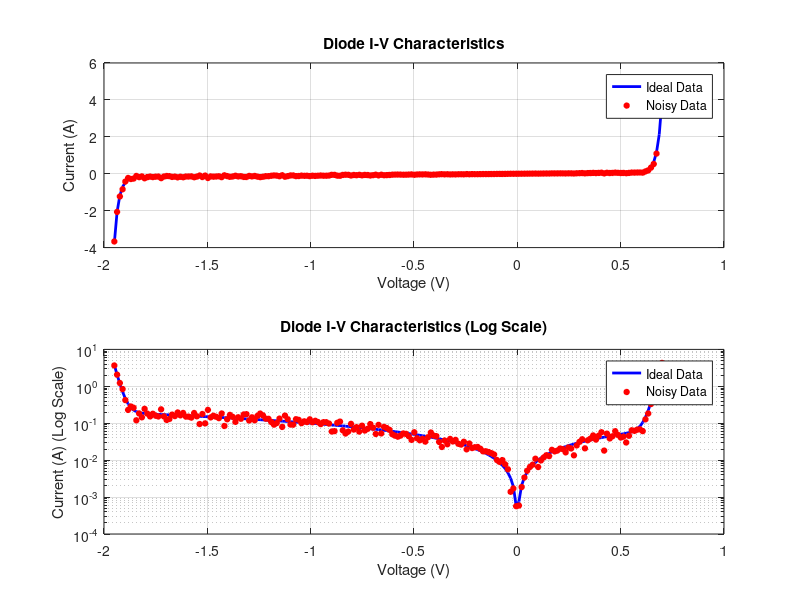
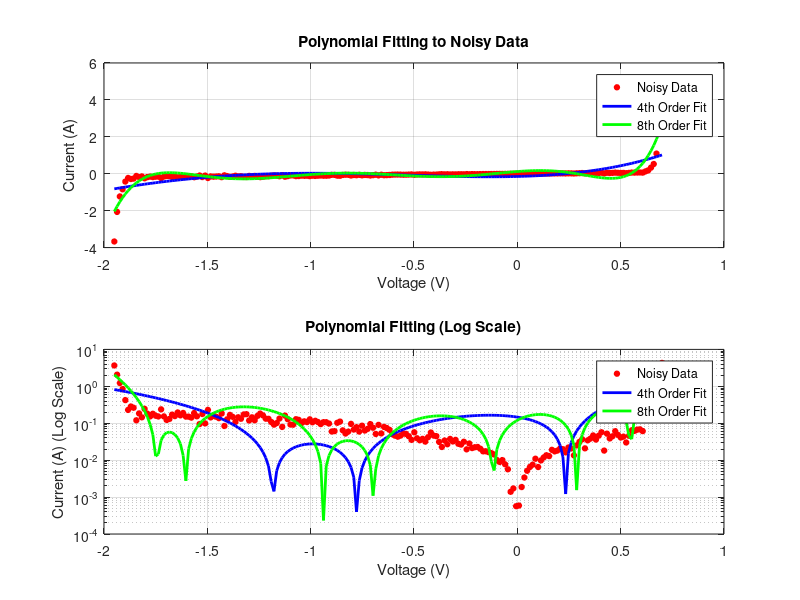

Here is the MATLAB script that generated these plots, in order: (Note: this script raises an error after producing the figures.)
% Given parameters
Is = 0.01e-12;  % Forward bias saturation current (0.01 pA)
Ib = 0.1e-12;   % Breakdown saturation current (0.1 pA)
Vb = 1.3;       % Breakdown voltage (V)
Gp = 0.1;       % Parasitic parallel conductance (Ω- ¹)

% Voltage vector from -1.95V to 0.7V with 200 steps
V = linspace(-1.95, 0.7, 200);

% Compute ideal diode current
I_ideally = Is .* (exp(1.2 .* V / 0.025) - 1) ... % Ideal diode term  
                + Gp .* V ... % Parallel resistor term  
                - Ib .* (exp(1.2 .* (- (V + Vb)) / 0.025) - 1); % Breakdown term
                
% Add 20% random noise to simulate experimental variation
noise = I_ideally .* (0.2 * randn(size(I_ideally)));
I_noisyy = I_ideally + noise;

% Plot data
figure;
subplot(2,1,1)
plot(V, I_ideally, 'b', 'LineWidth', 2); hold on;
plot(V, I_noisyy, 'ro', 'MarkerSize', 4, 'MarkerFaceColor', 'r');
xlabel('Voltage (V)');
ylabel('Current (A)');
title('Diode I-V Characteristics');
legend('Ideal Data', 'Noisy Data');
grid on;

% Logarithmic plot
subplot(2,1,2)
semilogy(V, abs(I_ideally), 'b', 'LineWidth', 2); hold on;
semilogy(V, abs(I_noisyy), 'ro', 'MarkerSize', 4, 'MarkerFaceColor', 'r');
xlabel('Voltage (V)');
ylabel('Current (A) (Log Scale)');
title('Diode I-V Characteristics (Log Scale)');
legend('Ideal Data', 'Noisy Data');
grid on;

% Compute polynomial fits (4th and 8th order)
p4 = polyfit(V, I_noisyy, 4);   % 4th order polynomial
p8 = polyfit(V, I_noisyy, 8);   % 8th order polynomial

% Evaluate polynomials at V points
I_poly4 = polyval(p4, V);
I_poly8 = polyval(p8, V);

% Plot original data and polynomial fits
figure;
subplot(2,1,1);
plot(V, I_noisyy, 'ro', 'MarkerSize', 4, 'MarkerFaceColor', 'r'); hold on;
plot(V, I_poly4, 'b', 'LineWidth', 2);
plot(V, I_poly8, 'g', 'LineWidth', 2);
xlabel('Voltage (V)');
ylabel('Current (A)');
title('Polynomial Fitting to Noisy Data');
legend('Noisy Data', '4th Order Fit', '8th Order Fit');
grid on;

% Logarithmic plot
subplot(2,1,2);
semilogy(V, abs(I_noisyy), 'ro', 'MarkerSize', 4, 'MarkerFaceColor', 'r'); hold on;
semilogy(V, abs(I_poly4), 'b', 'LineWidth', 2);
semilogy(V, abs(I_poly8), 'g', 'LineWidth', 2);
xlabel('Voltage (V)');
ylabel('Current (A) (Log Scale)');
title('Polynomial Fitting (Log Scale)');
legend('Noisy Data', '4th Order Fit', '8th Order Fit');
grid on;

% Given parameters (used for data generation)
Is = 0.01e-12;  % Forward bias saturation current (0.01 pA)
Ib = 0.1e-12;   % Breakdown saturation current (0.1 pA)
Vb = 1.3;       % Breakdown voltage (V)
Gp = 0.1;       % Parasitic parallel conductance (Ω⁻¹)

% Voltage vector from -1.95V to 0.7V with 200 steps
V = linspace(-1.95, 0.7, 200);

% Compute ideal diode current
I_ideally = Is .* (exp(1.2 .* V / 0.025) - 1) ... % Ideal diode term
         + Gp .* V ... % Parallel resistor term
         - Ib .* (exp(1.2 .* (- (V + Vb)) / 0.025) - 1); % Breakdown term

% Add 20% random noise to simulate experimental variation
noise = I_ideally .* (0.2 * randn(size(I_ideally))); 
I_noisyy = I_ideally + noise;

% Define the custom nonlinear model
model = fittype('A*(exp(1.2*x/0.025)-1) + B*x - C*(exp(1.2*(-(x+D))/0.025)-1)', ...
                'independent', 'x', 'coefficients', {'A', 'B', 'C', 'D'});

% Initial guesses for the parameters
initial_guesses = [1e-12, 0.01, 1e-12, 1];

% Fit the model to the noisy data
[fit_result, gof] = fit(V.', I_noisyy.', model, 'StartPoint', initial_guesses);

% Extract the fitted parameters
A_fit = fit_result.A;
B_fit = fit_result.B;
C_fit = fit_result.C;
D_fit = fit_result.D;

% Generate fitted current values
I_fit = A_fit * (exp(1.2 * V / 0.025) - 1) + B_fit * V - C_fit * (exp(1.2 * (-(V + D_fit)) / 0.025) - 1);

% Given known values for B and D (from Equation 1)
B_known = 0.01;  % B (Gp) = 0.01 from the original data generation
D_known = 1.3;   % D (Vb) = 1.3 from the original data generation

% Define the custom nonlinear model with B and D fixed
model_fixed_B_D = fittype('A*(exp(1.2*x/0.025)-1) + 0.01*x - C*(exp(1.2*(-(x+1.3))/0.025)-1)', ...
                          'independent', 'x', 'coefficients', {'A', 'C'});

% Initial guesses for parameters A and C
initial_guesses_fixed_B_D = [1e-12, 1e-12];  % Initial guesses for A and C

% Fit the model to the noisy data with B and D fixed
[fit_result_fixed_B_D, gof_fixed_B_D] = fit(V.', I_noisyy.', model_fixed_B_D, 'StartPoint', initial_guesses_fixed_B_D);

% Extract the fitted parameters A and C
A_fit_fixed_B_D = fit_result_fixed_B_D.A;
C_fit_fixed_B_D = fit_result_fixed_B_D.C;

% Generate fitted current values with B and D fixed
I_fit_fixed_B_D = A_fit_fixed_B_D * (exp(1.2 * V / 0.025) - 1) + B_known * V - C_fit_fixed_B_D * (exp(1.2 * (-(V + D_known)) / 0.025) - 1);

D = 1.3;  % Known value of D

% Define the custom nonlinear model with fixed D
model_fixed_D = fittype('A*(exp(1.2*x/0.025)-1) + B*x - C*(exp(1.2*(-(x+1.3))/0.025)-1)', ...
                        'independent', 'x', 'coefficients', {'A', 'B', 'C'});

% Initial guesses for parameters A, B, and C
initial_guesses_fixed_D = [1e-12, 0.01, 1e-12];  % Initial guesses for A, B, and C

% Fit the model to the noisy data with D fixed
[fit_result_fixed_D, gof_fixed_D] = fit(V.', I_noisyy.', model_fixed_D, 'StartPoint', initial_guesses_fixed_D);

% Extract the fitted parameters
A_fit_fixed_D = fit_result_fixed_D.A;
B_fit_fixed_D = fit_result_fixed_D.B;
C_fit_fixed_D = fit_result_fixed_D.C;

% Generate fitted current values with fixed D
I_fit_fixed_D = A_fit_fixed_D * (exp(1.2 * V / 0.025) - 1) + B_fit_fixed_D * V - C_fit_fixed_D * (exp(1.2 * (-(V + D)) / 0.025) - 1);

% Plot the data and the fitted curve with D fixed
figure;
subplot(2,1,1);
plot(V, I_noisyy, 'ro', 'MarkerSize', 4, 'MarkerFaceColor', 'r'); hold on;
plot(V, I_fit_fixed_D, 'b', 'LineWidth', 2);
xlabel('Voltage (V)');
ylabel('Current (A)');
title('Nonlinear Curve Fitting with Fixed D to Noisy Data');
legend('Noisy Data', 'Fitted Curve (Fixed D)');
grid on;

% Logarithmic plot
subplot(2,1,2);
semilogy(V, abs(I_noisyy), 'ro', 'MarkerSize', 4, 'MarkerFaceColor', 'r'); hold on;
semilogy(V, abs(I_fit_fixed_D), 'b', 'LineWidth', 2);
xlabel('Voltage (V)');
ylabel('Current (A) (Log Scale)');
title('Nonlinear Curve Fitting with Fixed D (Log Scale)');
legend('Noisy Data', 'Fitted Curve (Fixed D)');
grid on;

% Plot the data and the fitted curve with B and D fixed
figure;
subplot(2,1,1);
plot(V, I_noisyy, 'ro', 'MarkerSize', 4, 'MarkerFaceColor', 'r'); hold on;
plot(V, I_fit_fixed_B_D, 'b', 'LineWidth', 2);
xlabel('Voltage (V)');
ylabel('Current (A)');
title('Nonlinear Curve Fitting with Fixed B and D to Noisy Data');
legend('Noisy Data', 'Fitted Curve (Fixed B, D)');
grid on;

% Logarithmic plot
subplot(2,1,2);
semilogy(V, abs(I_noisyy), 'ro', 'MarkerSize', 4, 'MarkerFaceColor', 'r'); hold on;
semilogy(V, abs(I_fit_fixed_B_D), 'b', 'LineWidth', 2);
xlabel('Voltage (V)');
ylabel('Current (A) (Log Scale)');
title('Nonlinear Curve Fitting with Fixed B and D (Log Scale)');
legend('Noisy Data', 'Fitted Curve (Fixed B, D)');
grid on;

% Display the fitted parameters A and C
disp('Fitted Parameters (with B and D fixed):');
fprintf('A (Is)  = %.3e A\n', A_fit_fixed_B_D);
fprintf('C (Ib)  = %.3e A\n', C_fit_fixed_B_D);


% Plot the data and the fitted curve
figure;
subplot(2,1,1);
plot(V, I_noisyy, 'ro', 'MarkerSize', 4, 'MarkerFaceColor', 'r'); hold on;
plot(V, I_fit, 'b', 'LineWidth', 2);
xlabel('Voltage (V)');
ylabel('Current (A)');
title('Nonlinear Curve Fitting to Noisy Data');
legend('Noisy Data', 'Fitted Curve');
grid on;

% Logarithmic plot
subplot(2,1,2);
semilogy(V, abs(I_noisyy), 'ro', 'MarkerSize', 4, 'MarkerFaceColor', 'r'); hold on;
semilogy(V, abs(I_fit), 'b', 'LineWidth', 2);
xlabel('Voltage (V)');
ylabel('Current (A) (Log Scale)');
title('Nonlinear Curve Fitting (Log Scale)');
legend('Noisy Data', 'Fitted Curve');
grid on;

% Display the fitted parameters
disp('Fitted Parameters:');
fprintf('A (Is)  = %.3e A\n', A_fit);
fprintf('B (Gp)  = %.3e Ω⁻¹\n', B_fit);
fprintf('C (Ib)  = %.3e A\n', C_fit);
fprintf('D (Vb)  = %.3f V\n', D_fit);

% Define inputs (voltage) and targets (current)
inputs = V.';    % Voltage as column vector
targets = I_noisyy.';  % Noisy current data as column vector

% Define neural network structure
hiddenLayerSize = 10;   % 10 neurons in hidden layer
net = fitnet(hiddenLayerSize);

% Configure training parameters
net.divideParam.trainRatio = 70/100;  % 70% training data
net.divideParam.valRatio = 15/100;    % 15% validation data
net.divideParam.testRatio = 15/100;   % 15% test data

% Train the neural network
[net, tr] = train(net, inputs, targets);

% Use trained network to generate output predictions
outputs = net(inputs);

% Compute errors and performance
errors = gsubtract(outputs, targets);
performance = perform(net, targets, outputs);

% Display neural network model
view(net);

% Plot the results
figure;
subplot(2,1,1);
plot(V, I_noisyy, 'ro', 'MarkerSize', 4, 'MarkerFaceColor', 'r'); hold on;
plot(V, outputs, 'b', 'LineWidth', 2);
xlabel('Voltage (V)');
ylabel('Current (A)');
title('Neural Network Fitting for Diode Data');
legend('Noisy Data', 'Neural Net Fit');
grid on;

% Logarithmic plot
subplot(2,1,2);
semilogy(V, abs(I_noisyy), 'ro', 'MarkerSize', 4, 'MarkerFaceColor', 'r'); hold on;
semilogy(V, abs(outputs), 'b', 'LineWidth', 2);
xlabel('Voltage (V)');
ylabel('Current (A) (Log Scale)');
title('Neural Network Fit (Log Scale)');
legend('Noisy Data', 'Neural Net Fit');
grid on;

% Display performance
fprintf('Neural Network Performance: %.6f\n', performance);

% Define inputs (voltage) and targets (current)
inputs = V.';      % Voltage as column vector
targets = I_noisyy.';  % Noisy current data as column vector

% Train GPR model
gprModel = fitrgp(inputs, targets);

% Predict current values using the trained GPR model
I_gpr = predict(gprModel, inputs);

% Plot original data and GPR fit
figure;
subplot(2,1,1);
plot(V, I_noisyy, 'ro', 'MarkerSize', 4, 'MarkerFaceColor', 'r'); hold on;
plot(V, I_gpr, 'b', 'LineWidth', 2);
xlabel('Voltage (V)');
ylabel('Current (A)');
title('Gaussian Process Regression (GPR) Fit for Diode Data');
legend('Noisy Data', 'GPR Fit');
grid on;

% Logarithmic plot
subplot(2,1,2);
semilogy(V, abs(I_noisyy), 'ro', 'MarkerSize', 4, 'MarkerFaceColor', 'r'); hold on;
semilogy(V, abs(I_gpr), 'b', 'LineWidth', 2);
xlabel('Voltage (V)');
ylabel('Current (A) (Log Scale)');
title('Gaussian Process Regression Fit (Log Scale)');
legend('Noisy Data', 'GPR Fit');
grid on;

% Display GPR model details
disp('Trained Gaussian Process Regression Model:');
disp(gprModel);
